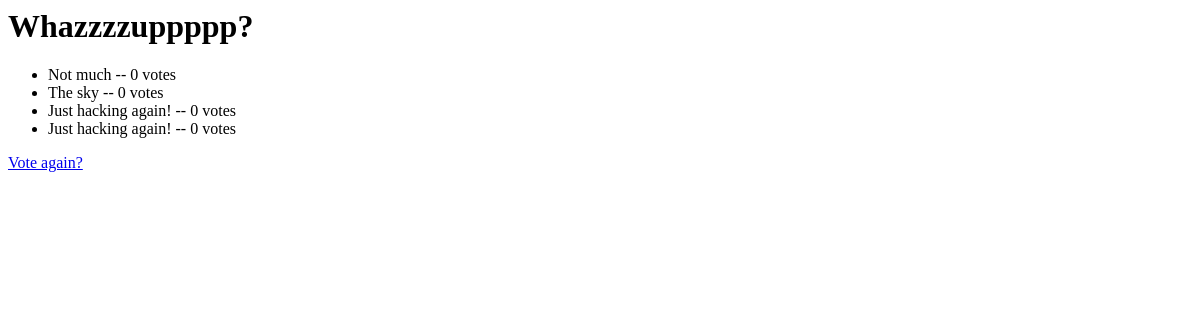
The page /polls/1/results on the database as committed earlier.
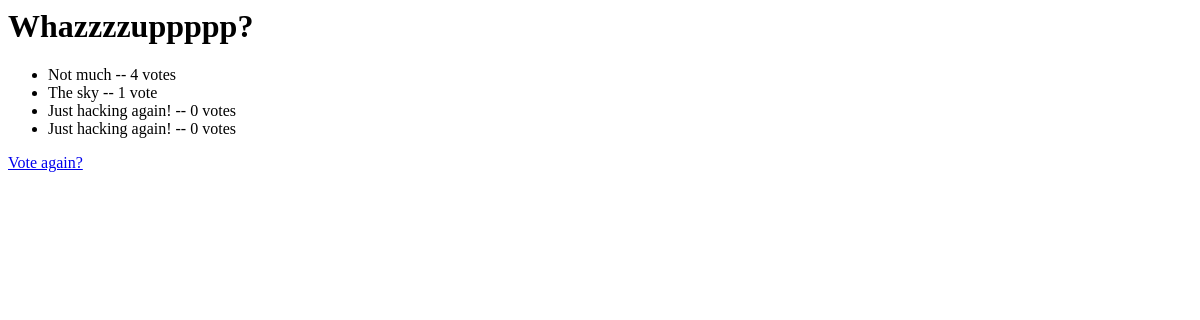
The same page on the database as committed later.
### polls/models.py (models this page shows, shortened)
class Choice(models.Model):
    question = models.ForeignKey(Question, on_delete=models.CASCADE)
    choice_text = models.CharField(max_length=200)
    votes = models.IntegerField(default=0)

### polls/views.py (the view)
# urls.py: path('<int:question_id>/results', views.results, name='results'),
def results(request, question_id):
    question = get_object_or_404(Question, pk=question_id)
    return render(request, 'polls/results.html', {'question': question})

### polls/templates/polls/results.html
<h1>{{ question.question_text }}</h1>
<ul>
{% for choice in question.choice_set.all %}
    <li>{{ choice.choice_text }} -- {{ choice.votes }} vote{{ choice.votes|pluralize }}</li>
{% endfor %}
</ul>
<a href="{% url 'polls:detail' question.id %}">Vote again?</a>

Rows that differ between the two databases and show on the page:
changed Choice "Not much": votes "0" → "4"
changed Choice "The sky": votes "0" → "1"
